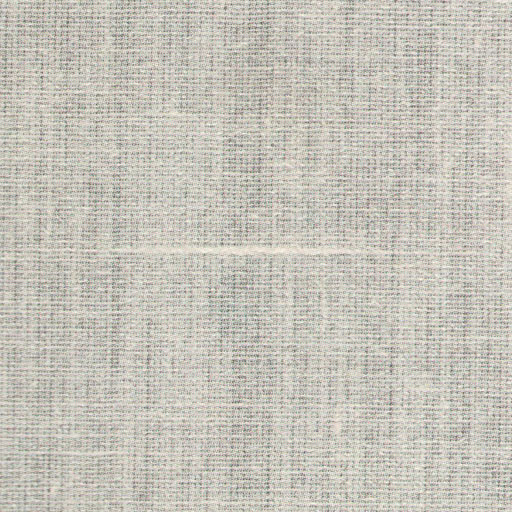
#> input picture Dataset/IMM (1).jpg, 512 x 512 px; its folder holds only this picture in this run
$ python Mainfile.py
#> lines starting #> are read from the running program, lines starting #| are printed output that depends on the picture; long printed decimals are rounded

from skimage.io import imread, imshow
import matplotlib.pyplot as plt

from skimage.transform import rotate
from skimage.feature import local_binary_pattern
from skimage import data
from skimage.color import label2rgb

import numpy as np
import tkinter
from tkinter.filedialog import askopenfilename
from skimage.transform import resize
import cv2
# INPUT IMAGE

filen = askopenfilename()
#> the answer given: Dataset/IMM (1).jpg
I = imread(filen, as_gray=False)
#> I is the input picture: shape (512, 512, 3); mean R, G, B 197.7, 194.8, 185.4

imshow(I)
plt.title('Input Image')
plt.show()

img_resized = resize(I, (300, 300))
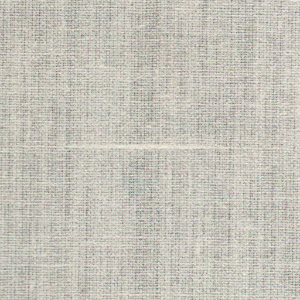
#> img_resized: shape (300, 300, 3) float64; mean R, G, B 0.775, 0.764, 0.727

imshow(img_resized)
plt.title('Resized Image')
plt.show()

img_resized_r = img_resized[:,:,0]
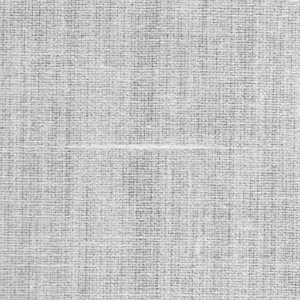
#> img_resized_r: shape (300, 300) float64; min 0.406, max 0.987, mean 0.775
img_resized_g = img_resized[:,:,1]
img_resized_b = img_resized[:,:,2]
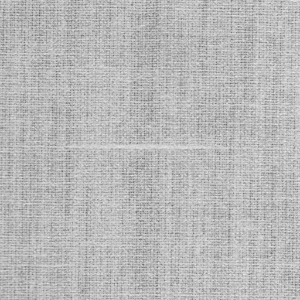
#> img_resized_b: shape (300, 300) float64; min 0.377, max 0.915, mean 0.727

imshow(img_resized_r)
plt.title('Red Image')
plt.show()

imshow(img_resized_g)
plt.title('Green Image')
plt.show()

imshow(img_resized_b)
plt.title('Blue Image')
plt.show()


# FEATURE EXTRACTION

MN_r = np.mean(img_resized[:,:,0])
#> MN_r = 0.775
ST_r = np.std(img_resized[:,:,0])
#> ST_r = 0.0685
Var_r = np.var(img_resized[:,:,0])
#> Var_r = 0.00469

MN_g = np.mean(img_resized[:,:,1])
#> MN_g = 0.764
ST_g = np.std(img_resized[:,:,1])
#> ST_g = 0.0656
Var_g = np.var(img_resized[:,:,1])
#> Var_g = 0.0043

MN_b = np.mean(img_resized[:,:,2])
#> MN_b = 0.727
ST_b = np.std(img_resized[:,:,2])
#> ST_b = 0.0647
Var_b = np.var(img_resized[:,:,2])
#> Var_b = 0.00419


Testfea1 = [MN_r,ST_r,Var_r]
#> Testfea1 = [0.775, 0.0685, 0.00469]
Testfea2 = [MN_g,ST_g,Var_g]
#> Testfea2 = [0.764, 0.0656, 0.0043]
Testfea3 = [MN_b,ST_b,Var_b]
#> Testfea3 = [0.727, 0.0647, 0.00419]

print('----------------------------------------------------')
print('------------------- Test Feature -------------------')

print([Testfea1,Testfea2,Testfea3])
#| [[0.7751, 0.06846, 0.004687], [0.7639, 0.06558, 0.004301], [0.7271, 0.06472, 0.004189]]
print('----------------------------------------------------')

Hash_val = [hash(tuple(Testfea1)),hash(tuple(Testfea2)),hash(tuple(Testfea3))]
#> Hash_val = [-3404454969376653302, 2366708638788470972, 3322319882724354496]


print('----------------------------------------------------')
print('-------------------- Hash Value --------------------')

print([Hash_val])
#| [[-3404454969376653302, 2366708638788470972, 3322319882724354496]]
print('----------------------------------------------------')


Testfea = Hash_val
#> Testfea has the same summary as Hash_val
import pickle

#> (the run stopped early here; a loop or call above may not have finished)

$ run again, on Dataset/IMM (13).jpg
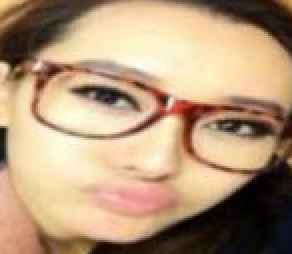
#> input picture Dataset/IMM (13).jpg, 146 x 127 px (shown 2 times larger)
#> I is the input picture: shape (127, 146, 3); mean R, G, B 179.5, 151.1, 121.2
#> `img_resized_g = img_resized[:,:,1]`:
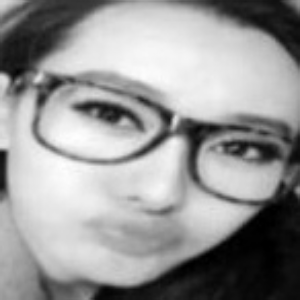
#> img_resized_g: shape (300, 300) float64; min 0, max 0.999, mean 0.593
#> `img_resized_b = img_resized[:,:,2]`:
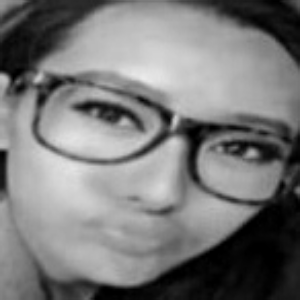
#> img_resized_b: shape (300, 300) float64; min 0, max 0.923, mean 0.475
#> MN_r = 0.704
#> ST_r = 0.328
#> Var_r = 0.107
#> MN_g = 0.593
#> ST_g = 0.308
#> Var_g = 0.0948
#> MN_b = 0.475
#> ST_b = 0.261
#> Var_b = 0.0679
#> Testfea1 = [0.704, 0.328, 0.107]
#> Testfea2 = [0.593, 0.308, 0.0948]
#> Testfea3 = [0.475, 0.261, 0.0679]
#| [[0.7039, 0.3276, 0.1073], [0.5925, 0.3079, 0.09478], [0.4753, 0.2605, 0.06787]]
#> Hash_val = [1830913634529804672, -892985602818551274, 7894552196684483037]
#| [[1830913634529804672, -892985602818551274, 7894552196684483037]]
#> Testfea has the same summary as Hash_val

$ run again, on Dataset/IMM (14).jpg
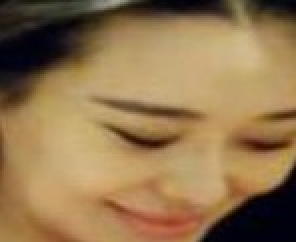
#> input picture Dataset/IMM (14).jpg, 148 x 121 px (shown 2 times larger)
#> I is the input picture: shape (121, 148, 3); mean R, G, B 147, 117.6, 78.4
#> `img_resized_g = img_resized[:,:,1]`:
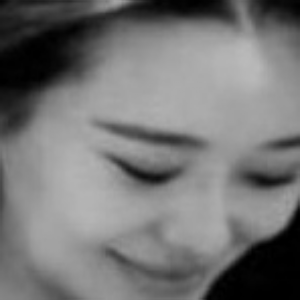
#> img_resized_g: shape (300, 300) float64; min 0, max 0.732, mean 0.461
#> `img_resized_b = img_resized[:,:,2]`:
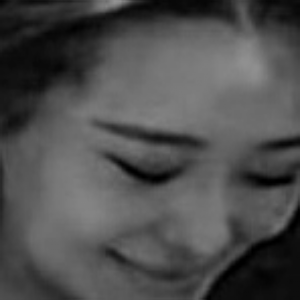
#> img_resized_b: shape (300, 300) float64; min 0, max 0.577, mean 0.307
#> MN_r = 0.576
#> ST_r = 0.248
#> Var_r = 0.0614
#> MN_g = 0.461
#> ST_g = 0.211
#> Var_g = 0.0446
#> MN_b = 0.307
#> ST_b = 0.142
#> Var_b = 0.02
#> Testfea1 = [0.576, 0.248, 0.0614]
#> Testfea2 = [0.461, 0.211, 0.0446]
#> Testfea3 = [0.307, 0.142, 0.02]
#| [[0.5764, 0.2478, 0.06143], [0.4614, 0.2112, 0.04459], [0.3075, 0.1415, 0.02003]]
#> Hash_val = [-259993535522641219, -59415084339460960, -7127958683908526975]
#| [[-259993535522641219, -59415084339460960, -7127958683908526975]]
#> Testfea has the same summary as Hash_val

$ run again, on Dataset/IMM (15).jpg
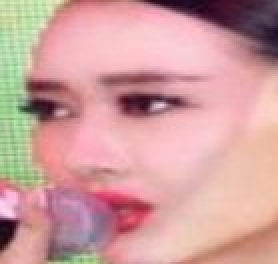
#> input picture Dataset/IMM (15).jpg, 139 x 132 px (shown 2 times larger)
#> I is the input picture: shape (132, 139, 3); mean R, G, B 207.6, 159.2, 157.9
#> `img_resized_r = img_resized[:,:,0]`:
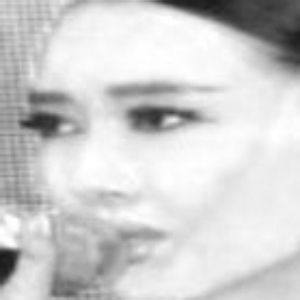
#> img_resized_r: shape (300, 300) float64; min 0.104, max 1, mean 0.814
#> `img_resized_b = img_resized[:,:,2]`:
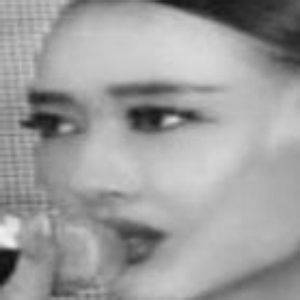
#> img_resized_b: shape (300, 300) float64; min 0.0517, max 0.942, mean 0.619
#> MN_r = 0.814
#> ST_r = 0.192
#> Var_r = 0.0369
#> MN_g = 0.624
#> ST_g = 0.186
#> Var_g = 0.0346
#> MN_b = 0.619
#> ST_b = 0.159
#> Var_b = 0.0254
#> Testfea1 = [0.814, 0.192, 0.0369]
#> Testfea2 = [0.624, 0.186, 0.0346]
#> Testfea3 = [0.619, 0.159, 0.0254]
#| [[0.814, 0.1921, 0.0369], [0.6242, 0.186, 0.03461], [0.6192, 0.1595, 0.02544]]
#> Hash_val = [-3706580493231467225, 966944592319132618, -7218130244133288614]
#| [[-3706580493231467225, 966944592319132618, -7218130244133288614]]
#> Testfea has the same summary as Hash_val

$ run again, on Dataset/IMM (10).jpg
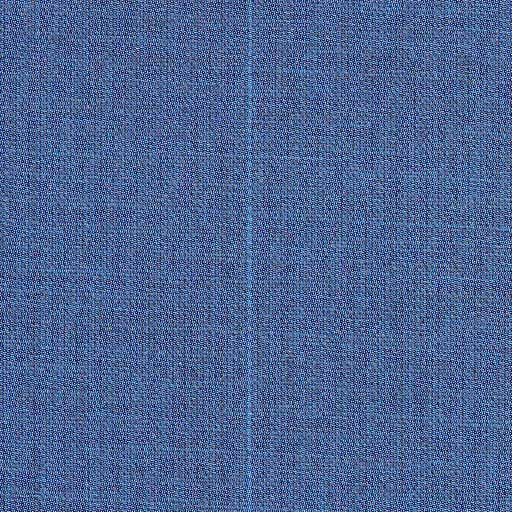
#> input picture Dataset/IMM (10).jpg, 512 x 512 px
#> I is the input picture: shape (512, 512, 3); mean R, G, B 76.8, 100.4, 146.2
#> `img_resized_g = img_resized[:,:,1]`:
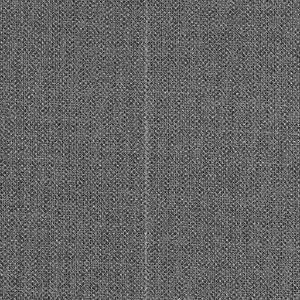
#> img_resized_g: shape (300, 300) float64; min 0.0344, max 0.879, mean 0.394
#> `img_resized_b = img_resized[:,:,2]`:
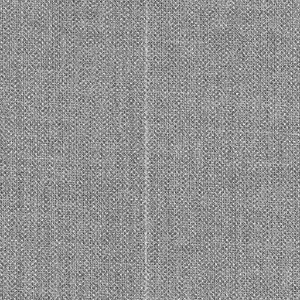
#> img_resized_b: shape (300, 300) float64; min 0.21, max 0.967, mean 0.573
#> MN_r = 0.301
#> ST_r = 0.105
#> Var_r = 0.0111
#> MN_g = 0.394
#> ST_g = 0.108
#> Var_g = 0.0118
#> MN_b = 0.573
#> ST_b = 0.109
#> Var_b = 0.0118
#> Testfea1 = [0.301, 0.105, 0.0111]
#> Testfea2 = [0.394, 0.108, 0.0118]
#> Testfea3 = [0.573, 0.109, 0.0118]
#| [[0.3011, 0.1055, 0.01112], [0.3938, 0.1085, 0.01176], [0.5734, 0.1086, 0.0118]]
#> Hash_val = [5741213894389842850, 8813539296100975200, -9035792636313538628]
#| [[5741213894389842850, 8813539296100975200, -9035792636313538628]]
#> Testfea has the same summary as Hash_val
